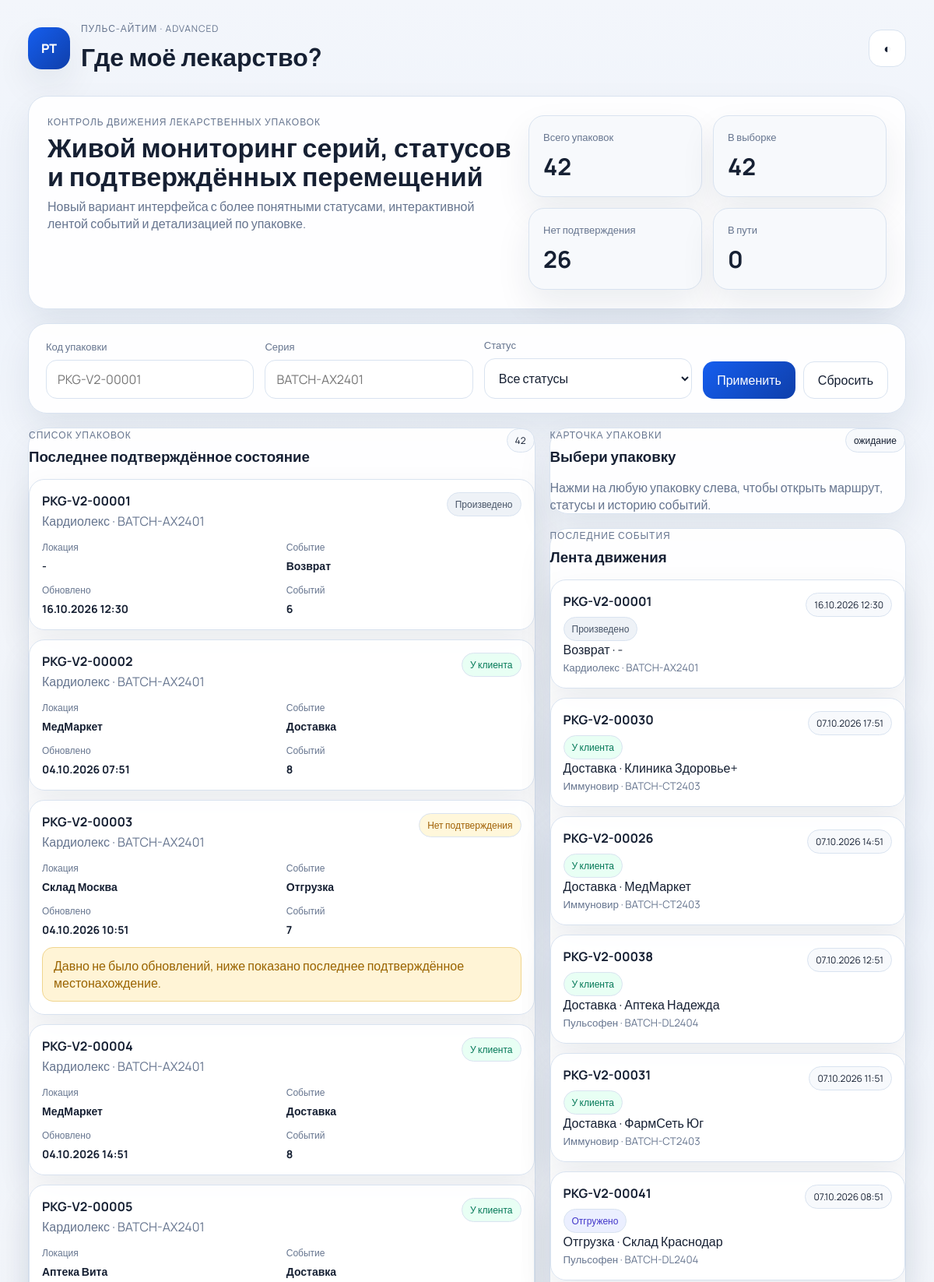
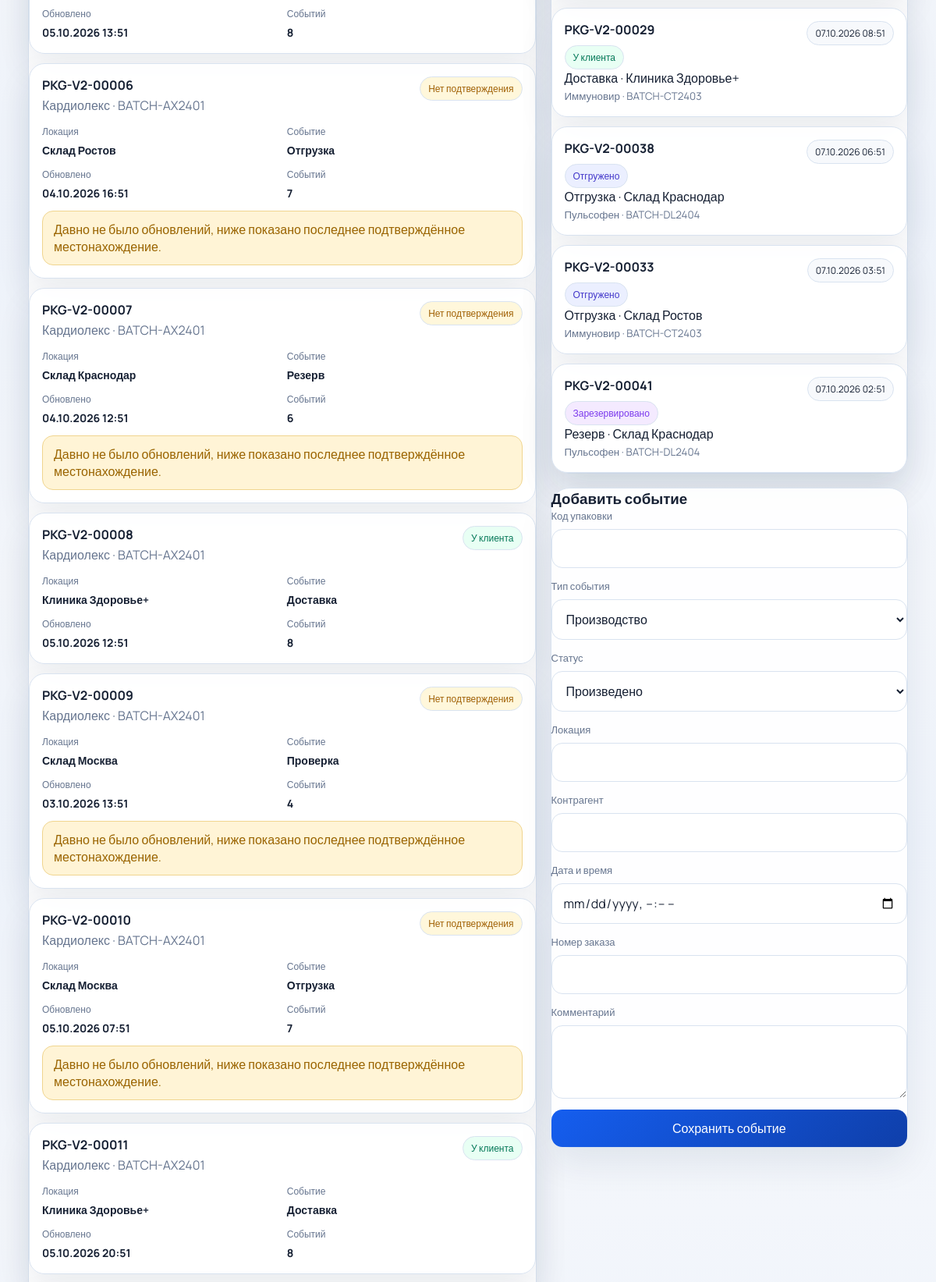
The page / (upper part) on the database its author committed (2 pictures, top to bottom).
### tables this page shows
CREATE TABLE packages (
            id INTEGER PRIMARY KEY AUTOINCREMENT,
            package_code TEXT UNIQUE NOT NULL,
            batch_number TEXT NOT NULL,
            medicine_name TEXT NOT NULL,
            produced_at TEXT NOT NULL
        );

CREATE TABLE events (
            id INTEGER PRIMARY KEY AUTOINCREMENT,
            package_id INTEGER NOT NULL,
            event_type TEXT NOT NULL,
            status TEXT NOT NULL,
            location TEXT NOT NULL,
            counterparty TEXT,
            event_time TEXT NOT NULL,
            note TEXT,
            order_number TEXT,
            created_at TEXT NOT NULL DEFAULT CURRENT_TIMESTAMP,
            FOREIGN KEY (package_id) REFERENCES packages(id)
        );

### app/main.py (the view)
@app.get("/", response_class=HTMLResponse)
def index(
    request: Request,
    code: str = Query(default=""),
    batch: str = Query(default=""),
    status: str = Query(default=""),
):
    data = dashboard_data(code, batch, status)
    return templates.TemplateResponse("index.html", {"request": request, **data})

### app/templates/index.html (shortened to what this page needs)
<!DOCTYPE html>
<html lang="ru" data-theme="light">
<head>
  <link rel="stylesheet" href="/static/style.css">
</head>
<body>
  <header class="topbar">
    <div class="brand">
      <div class="logo">PT</div>
      <div>
        <p class="eyebrow">Пульс-АйТим · advanced</p>
        <h1>Где моё лекарство?</h1>
      </div>
    </div>
    <button class="theme-toggle" data-theme-toggle>◐</button>
  </header>
  <main class="page">
    <section class="hero">
      <div class="hero-copy">
        <p class="eyebrow">Контроль движения лекарственных упаковок</p>
        <h2>Живой мониторинг серий, статусов и подтверждённых перемещений</h2>
        <p class="hero-text">Новый вариант интерфейса с более понятными статусами, интерактивной лентой событий и детализацией по упаковке.</p>
      </div>
      <div class="stats-grid">
        <article class="stat-card"><span>Всего упаковок</span><strong>{{ metrics.packages }}</strong></article>
        <article class="stat-card"><span>В выборке</span><strong>{{ metrics.filtered }}</strong></article>
        <article class="stat-card"><span>Нет подтверждения</span><strong>{{ metrics.delayed }}</strong></article>
        <article class="stat-card"><span>В пути</span><strong>{{ metrics.in_transit }}</strong></article>
      </div>
    </section>
    <section class="toolbar panel">
      <form method="get" class="filters">
        <div class="field">
          <label>Код упаковки</label>
          <input name="code" value="{{ search_code }}" placeholder="PKG-V2-00001">
        </div>
        <div class="field">
          <label>Серия</label>
          <input name="batch" value="{{ search_batch }}" placeholder="BATCH-AX2401">
        </div>
        <div class="field">
          <label>Статус</label>
          <select name="status">
            <option value="">Все статусы</option>
          </select>
        </div>
        <div class="actions">
          <button class="btn btn-primary" type="submit">Применить</button>
          <a class="btn btn-ghost" href="/">Сбросить</a>
        </div>
      </form>
    </section>
    <section class="layout-grid">
      <div class="main-column">
        <section class="panel">
          <div class="section-head">
            <div>
              <p class="eyebrow">Список упаковок</p>
              <h3>Последнее подтверждённое состояние</h3>
            </div>
            <span class="pill">{{ packages|length }}</span>
          </div>
          <div class="package-list">
            {% for item in packages %}
            <article class="package-card package-row" data-package-code="{{ item.package_code }}">
              <div class="package-top">
                <div>
                  <h4>{{ item.package_code }}</h4>
                  <p>{{ item.medicine_name }} · {{ item.batch_number }}</p>
                </div>
                <span class="status-chip status-{{ item.status_color }}">{{ item.status_label }}</span>
              </div>
              <div class="package-meta">
                <div><span>Локация</span><strong>{{ item.last_location }}</strong></div>
                <div><span>Событие</span><strong>{{ item.last_event_label }}</strong></div>
                <div><span>Обновлено</span><strong>{{ item.last_event_time }}</strong></div>
                <div><span>Событий</span><strong>{{ item.events_count }}</strong></div>
              </div>
              {% if item.warning %}
              <div class="alert-row">{{ item.warning }}</div>
              {% endif %}
            </article>
            {% endfor %}
          </div>
        </section>
      </div>
      <aside class="side-column">
        <section class="panel detail-panel">
          <div class="section-head">
            <div>
              <p class="eyebrow">Карточка упаковки</p>
              <h3 id="detail-title">Выбери упаковку</h3>
            </div>
            <span id="detail-status" class="pill">ожидание</span>
          </div>
          <div id="detail-summary" class="detail-summary">
            Нажми на любую упаковку слева, чтобы открыть маршрут, статусы и историю событий.
          </div>
        </section>
        <section class="panel">
          <div class="section-head">
            <div>
              <p class="eyebrow">Последние события</p>
              <h3>Лента движения</h3>
            </div>
          </div>
          <div class="feed-list">
            {% for event in recent_events %}
            <article class="feed-card">
              <div class="feed-top">
                <strong>{{ event.package_code }}</strong>
                <span class="pill">{{ event.event_time }}</span>
              </div>
              <div class="feed-body">
                <span class="status-chip status-{{ event.status_color }}">{{ event.status_label }}</span>
                <p>{{ event.event_label }} · {{ event.location }}</p>
                <small>{{ event.medicine_name }} · {{ event.batch_number }}</small>
              </div>
            </article>
            {% endfor %}
          </div>
        </section>
        <section class="panel form-panel">
          <h3>Добавить событие</h3>
          <form method="post" action="/events" class="stack-form">
            <div class="field"><label>Код упаковки</label><input name="package_code" required></div>
            <div class="field">
              <label>Тип события</label>
              <select name="event_type">
                {% for key, label in event_labels.items() %}
                <option value="{{ key }}">{{ label }}</option>
                {% endfor %}
              </select>
            </div>
            <div class="field">
              <label>Статус</label>
              <select name="status">
                {% for key, label in status_labels.items() %}
                  {% if key != 'delayed' %}
                  <option value="{{ key }}">{{ label }}</option>
                  {% endif %}
                {% endfor %}
              </select>
            </div>
            <div class="field"><label>Локация</label><input name="location" required></div>
            <div class="field"><label>Контрагент</label><input name="counterparty"></div>
            <div class="field"><label>Дата и время</label><input type="datetime-local" name="event_time" required></div>
            <div class="field"><label>Номер заказа</label><input name="order_number"></div>
            <div class="field"><label>Комментарий</label><textarea name="note" rows="3"></textarea></div>
            <button class="btn btn-primary" type="submit">Сохранить событие</button>
          </form>
        </section>
      </aside>
    </section>
  </main>
</body>
</html>

### app/static/style.css (style rules this page uses)
:root,[data-theme="light"] { --bg:#f3f6fb; --surface:#ffffff; --surface-2:#f7f9fc; --line:#d9e3f0; --text:#162033; --muted:#66758f; --primary:#155eef; --primary-2:#0f3faa; --shadow:0 20px 45px rgba(18,34,66,.08); }
* { box-sizing:border-box }
body { margin:0;font-family:'Manrope',sans-serif;background:linear-gradient(180deg,var(--bg),#eef3fb 40%,var(--bg));color:var(--text) }
h1,h2,h3,h4,p { margin:0 }
.topbar { display:flex;justify-content:space-between;align-items:center;padding:28px 36px 10px }
.brand { display:flex;gap:14px;align-items:center }
.logo { width:54px;height:54px;border-radius:18px;display:grid;place-items:center;background:linear-gradient(135deg,var(--primary),var(--primary-2));color:#fff;font-weight:800;box-shadow:var(--shadow) }
.eyebrow { font-size:12px;text-transform:uppercase;letter-spacing:.08em;color:var(--muted);margin-bottom:6px }
.page { padding:18px 36px 36px;display:grid;gap:18px }
.panel,.hero,.stat-card,.package-card,.batch-card,.feed-card,.timeline-item { background:color-mix(in srgb,var(--surface) 94%,transparent);border:1px solid var(--line);box-shadow:var(--shadow) }
.hero,.panel { border-radius:24px }
.hero { padding:24px;display:grid;gap:20px;grid-template-columns:1.3fr 1fr }
.hero h2 { font-size:34px;line-height:1.08;max-width:760px }
.hero-text { margin-top:10px;color:var(--muted);max-width:68ch }
.stats-grid { display:grid;grid-template-columns:repeat(2,1fr);gap:14px }
.stat-card { padding:18px;border-radius:20px;background:var(--surface-2) }
.stat-card span { display:block;color:var(--muted);font-size:13px;margin-bottom:8px }
.stat-card strong { font-size:30px }
.toolbar { padding:18px 22px }
.filters,.stack-form { display:grid;gap:14px }
.filters { grid-template-columns:1fr 1fr 1fr auto;align-items:end }
.field { display:grid;gap:8px }
.field label { font-size:13px;color:var(--muted) }
input,select,textarea,button { font:inherit }
input,select,textarea { width:100%;padding:13px 14px;border-radius:14px;border:1px solid var(--line);background:var(--surface);color:var(--text) }
.layout-grid { display:grid;grid-template-columns:1.35fr .95fr;gap:18px;align-items:start }
.main-column,.side-column { display:grid;gap:18px }
.section-head { display:flex;justify-content:space-between;gap:12px;align-items:start;margin-bottom:16px }
.package-list,.feed-list,.timeline { display:grid;gap:12px }
.package-card,.batch-card,.feed-card,.timeline-item { padding:16px;border-radius:20px }
.package-card { cursor:pointer;transition:.2s ease }
.package-top,.feed-top,.timeline-head,.batch-header { display:flex;justify-content:space-between;gap:12px;align-items:start }
.package-top p,.batch-header p,.feed-body small,.timeline-head p { color:var(--muted);margin-top:4px }
.package-meta,.summary-grid,.timeline-info { display:grid;grid-template-columns:repeat(2,1fr);gap:12px;margin-top:14px }
.package-meta span,.summary-grid span,.timeline-info span { display:block;font-size:12px;color:var(--muted);margin-bottom:4px }
.package-meta strong,.summary-grid strong,.timeline-info strong { font-size:14px }
.alert-row,.hint-row,.timeline-note { margin-top:12px;padding:12px 14px;border-radius:14px }
.alert-row { background:#fff4d6;color:#9a6400;border:1px solid #f0d58f }
.btn { min-height:48px;border-radius:14px;padding:12px 18px;border:1px solid var(--line);display:inline-flex;align-items:center;justify-content:center;text-decoration:none }
.btn-primary { background:linear-gradient(135deg,var(--primary),var(--primary-2));color:#fff;border:none }
.btn-ghost { background:var(--surface);color:var(--text) }
.actions { display:flex;gap:10px }
.pill,.status-chip { display:inline-flex;align-items:center;justify-content:center;border-radius:999px;padding:6px 10px;font-size:12px;border:1px solid var(--line);background:var(--surface-2) }
.detail-summary { color:var(--muted) }
.theme-toggle { width:48px;height:48px;border-radius:16px;border:1px solid var(--line);background:var(--surface);color:var(--text) }
.status-slate { background:#eef2f7;color:#475467 }
.status-violet { background:#f4eaff;color:#7c3aed }
.status-indigo { background:#ebefff;color:#4338ca }
.status-emerald { background:#e8fff4;color:#047857 }
.status-amber { background:#fff7db;color:#a16207 }

### rows shown on the page
packages: package_code "PKG-V2-00001", medicine_name "Кардиолекс", batch_number "BATCH-AX2401"
packages: package_code "PKG-V2-00002", medicine_name "Кардиолекс", batch_number "BATCH-AX2401"
events: last_location "МедМаркет"
packages: package_code "PKG-V2-00003", medicine_name "Кардиолекс", batch_number "BATCH-AX2401"
events: last_location "Склад Москва"
packages: package_code "PKG-V2-00004", medicine_name "Кардиолекс", batch_number "BATCH-AX2401"
events: last_location "МедМаркет"
packages: package_code "PKG-V2-00005", medicine_name "Кардиолекс", batch_number "BATCH-AX2401"
events: last_location "Аптека Вита"
packages: package_code "PKG-V2-00006", medicine_name "Кардиолекс", batch_number "BATCH-AX2401"
events: last_location "Склад Ростов"
packages: package_code "PKG-V2-00007", medicine_name "Кардиолекс", batch_number "BATCH-AX2401"
events: last_location "Склад Краснодар"
packages: package_code "PKG-V2-00008", medicine_name "Кардиолекс", batch_number "BATCH-AX2401"
events: last_location "Клиника Здоровье+"
packages: package_code "PKG-V2-00009", medicine_name "Кардиолекс", batch_number "BATCH-AX2401"
events: last_location "Склад Москва"
packages: package_code "PKG-V2-00010", medicine_name "Кардиолекс", batch_number "BATCH-AX2401"
events: last_location "Склад Москва"
packages: package_code "PKG-V2-00011", medicine_name "Кардиолекс", batch_number "BATCH-AX2401"
events: last_location "Клиника Здоровье+"
events: package_code "PKG-V2-00001", event_time "16.10.2026 12:30", status_label "Произведено", event_label "Возврат", location "-", medicine_name "Кардиолекс", batch_number "BATCH-AX2401"
events: package_code "PKG-V2-00030", event_time "07.10.2026 17:51", status_label "У клиента", event_label "Доставка", location "Клиника Здоровье+", medicine_name "Иммуновир", batch_number "BATCH-CT2403"
events: package_code "PKG-V2-00026", event_time "07.10.2026 14:51", status_label "У клиента", event_label "Доставка", location "МедМаркет", medicine_name "Иммуновир", batch_number "BATCH-CT2403"
events: package_code "PKG-V2-00038", event_time "07.10.2026 12:51", status_label "У клиента", event_label "Доставка", location "Аптека Надежда", medicine_name "Пульсофен", batch_number "BATCH-DL2404"
events: package_code "PKG-V2-00031", event_time "07.10.2026 11:51", status_label "У клиента", event_label "Доставка", location "ФармСеть Юг", medicine_name "Иммуновир", batch_number "BATCH-CT2403"
events: package_code "PKG-V2-00041", event_time "07.10.2026 08:51", status_label "Отгружено", event_label "Отгрузка", location "Склад Краснодар", medicine_name "Пульсофен", batch_number "BATCH-DL2404"
events: package_code "PKG-V2-00029", event_time "07.10.2026 08:51", status_label "У клиента", event_label "Доставка", location "Клиника Здоровье+", medicine_name "Иммуновир", batch_number "BATCH-CT2403"
events: package_code "PKG-V2-00038", event_time "07.10.2026 06:51", status_label "Отгружено", event_label "Отгрузка", location "Склад Краснодар", medicine_name "Пульсофен", batch_number "BATCH-DL2404"
events: package_code "PKG-V2-00033", event_time "07.10.2026 03:51", status_label "Отгружено", event_label "Отгрузка", location "Склад Ростов", medicine_name "Иммуновир", batch_number "BATCH-CT2403"
events: package_code "PKG-V2-00041", event_time "07.10.2026 02:51", status_label "Зарезервировано", event_label "Резерв", location "Склад Краснодар", medicine_name "Пульсофен", batch_number "BATCH-DL2404"

### other values the page prints
{{ metrics.packages }} "42"
{{ metrics.filtered }} "42"
{{ metrics.delayed }} "26"
{{ metrics.in_transit }} "0"
{{ packages|length }} "42"
{{ item.status_label }} "Произведено" "У клиента" "Нет подтверждения" "У клиента" "У клиента" "Нет подтверждения" "Нет подтверждения" "У клиента" "Нет подтверждения" "Нет подтверждения" "У клиента"
{{ item.last_location }} "-"
{{ item.last_event_label }} "Возврат" "Доставка" "Отгрузка" "Доставка" "Доставка" "Отгрузка" "Резерв" "Доставка" "Проверка" "Отгрузка" "Доставка"
{{ item.last_event_time }} "16.10.2026 12:30" "04.10.2026 07:51" "04.10.2026 10:51" "04.10.2026 14:51" "05.10.2026 13:51" "04.10.2026 16:51" "04.10.2026 12:51" "05.10.2026 12:51" "03.10.2026 13:51" "05.10.2026 07:51" "05.10.2026 20:51"
{{ item.events_count }} "6" "8" "7" "8" "8" "7" "6" "8" "4" "7" "8"
{{ item.warning }} "Давно не было обновлений, ниже показано последнее подтверждённое местонахождение." "Давно не было обновлений, ниже показано последнее подтверждённое местонахождение." "Давно не было обновлений, ниже показано последнее подтверждённое местонахождение." "Давно не было обновлений, ниже показано последнее подтверждённое местонахождение." "Давно не было обновлений, ниже показано последнее подтверждённое местонахождение."
form field event_type "Производство"
form field status "Произведено"
